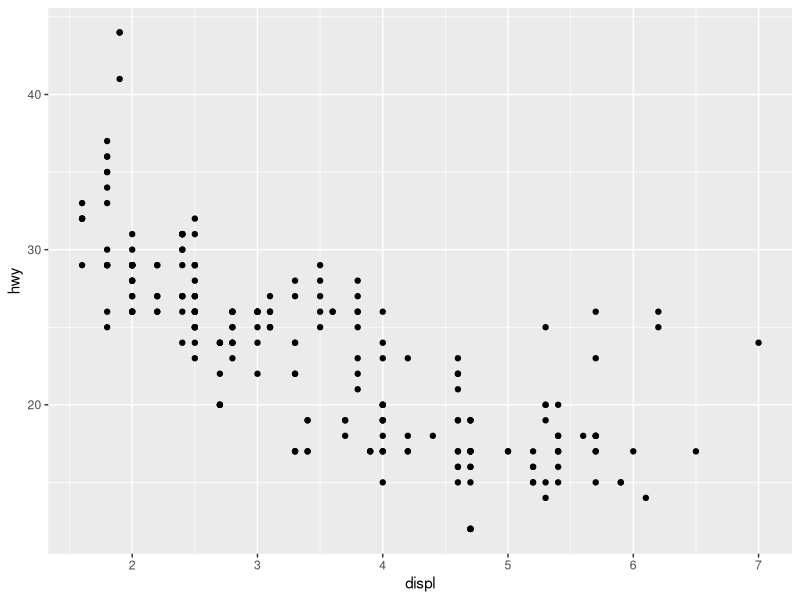
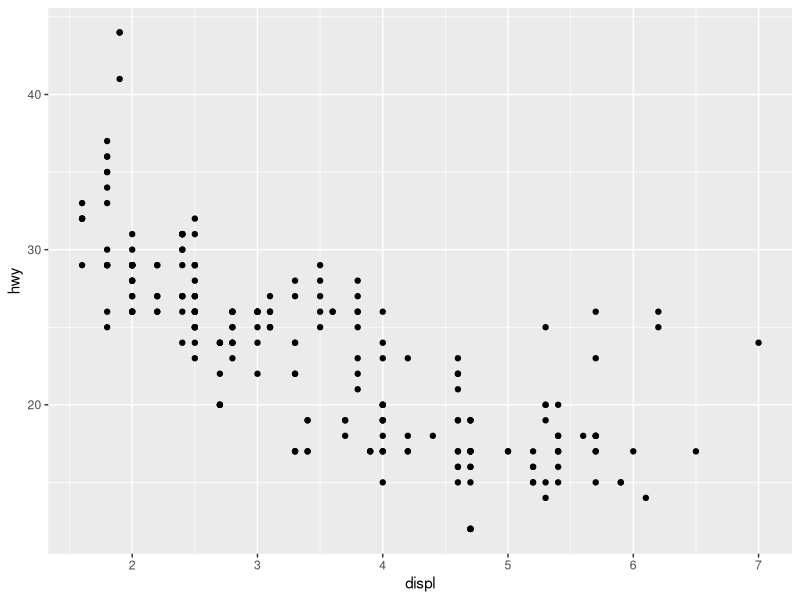
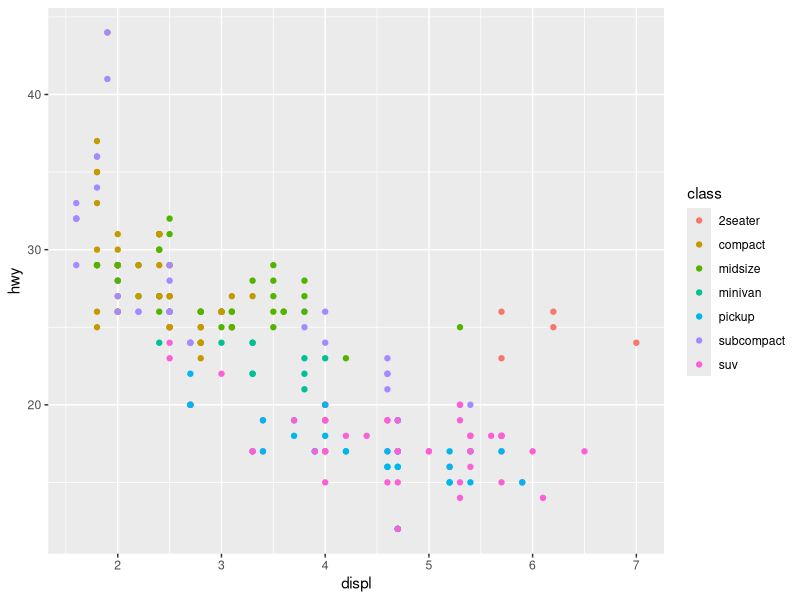
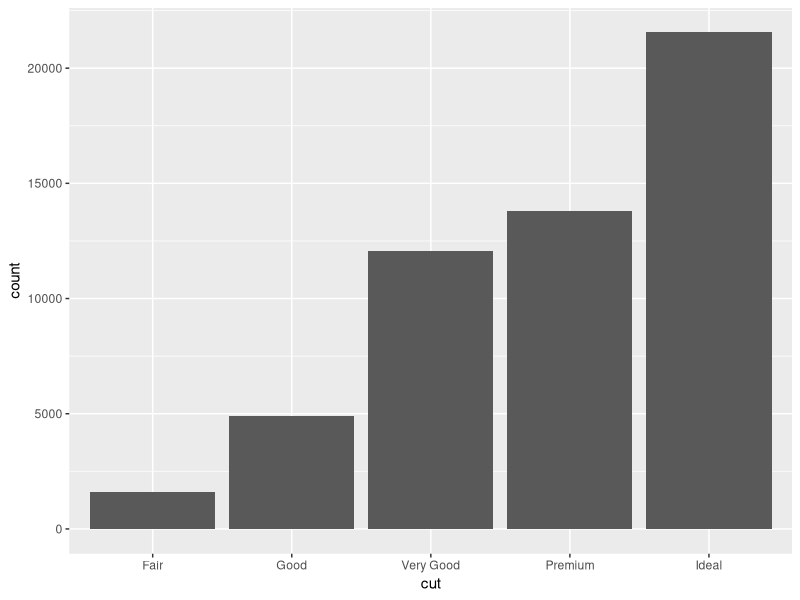
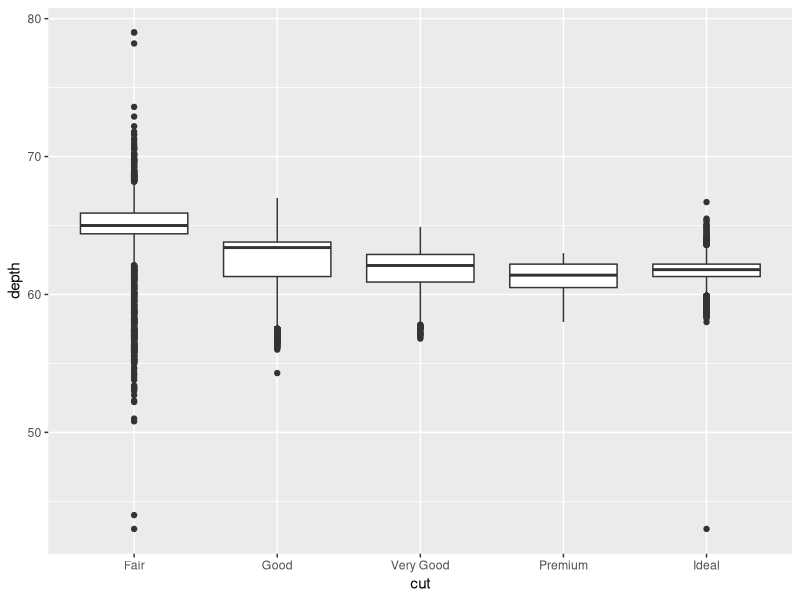
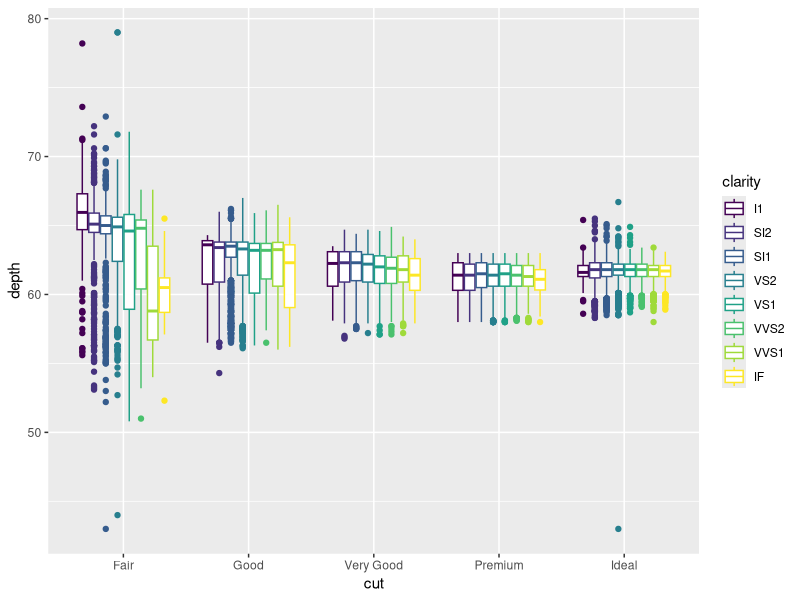
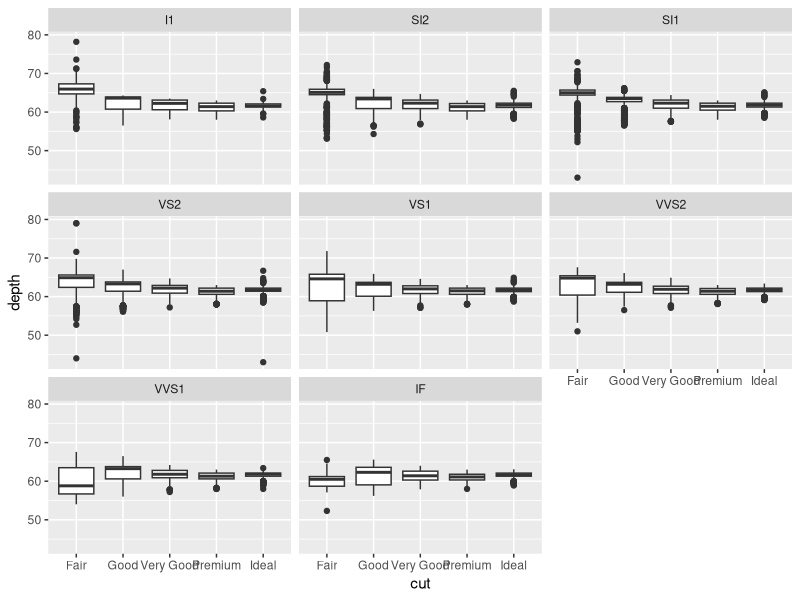
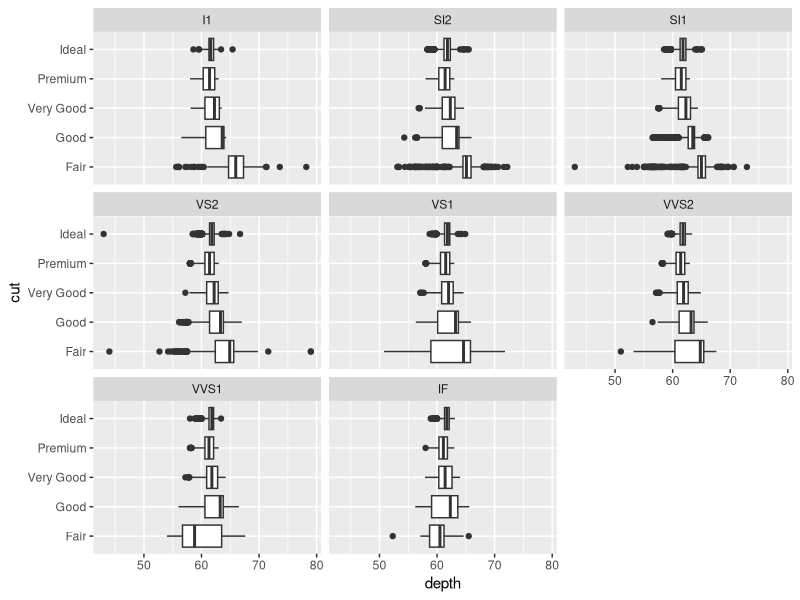

The R script that drew these images, in order:
## ---- chunk 1
knitr::opts_chunk$set(results='hide', fig.path='img/r-lesson-')
library(tidyverse)
## ---- chunk 2
mpg
## ---- chunk 3
ggplot(data = mpg) + geom_point(mapping = aes(x=displ, y=hwy))
## ---- chunk 4

# Is the trend the same for fuel efficiency in cities? 
# * Which variable represents city miles per gallon?
# * Can you produce a plot of engine size (x-axis) against city fuel 
# efficiency (y-axis) ?
# * Is the trend positive or negative between engine size and city fuel 
# efficiency ?

## ---- chunk 5
## Answers
ggplot(data = mpg) + geom_point(mapping = aes(x=displ, y=hwy))
## ---- chunk 6
ggplot(data = mpg) + geom_point(mapping = aes(x=displ, y=hwy, colour=class))
## ---- chunk 7
diamonds
## ---- chunk 8
ggplot(data = diamonds) + 
  geom_bar(mapping = aes(x=cut))
## ---- chunk 9
ggplot(data = diamonds) + 
  geom_boxplot(mapping = aes(x=cut,y=depth))
## ---- chunk 10
ggplot(data = diamonds) + 
  geom_boxplot(mapping = aes(x=cut,y=depth, colour=clarity))
## ---- chunk 11
ggplot(data = diamonds) + 
  geom_boxplot(mapping = aes(x=cut,y=depth)) +
  facet_wrap(~ clarity)
## ---- chunk 12
ggplot(data = diamonds) + 
  geom_boxplot(mapping = aes(x=cut,y=depth)) +
  facet_wrap(~ clarity) + 
  coord_flip()
## ---- chunk 13
weight_kg <- 55
## ---- chunk 14
weight_kg
## ---- chunk 15
seq(1,10)
## ---- chunk 16
my_sequence <- seq(1,10)
## ---- chunk 17
my_sequence[5]
## ---- chunk 18
my_sequence[5:8]
## ---- chunk 19
cards <- c("ace", "king", "queen", "jack", "ten")

cards

typeof(cards)
## ---- chunk 20
# mpg has 234 rows (observations) and 11 columns (variables)
dim(mpg)
## ---- chunk 21
list_1 <- list(1:110,"R")

list_1
## ---- chunk 22
# Note here we have to use StringsAsFactors = FALSE to create a character column
df <- data.frame(number = c(1,7,3),
                 char = c("S","A","U"), 
                 logi = c(TRUE,FALSE,TRUE), 
                 stringsAsFactors = FALSE)

df

# str shows us the structure of the data frame
str(df)

# Show the contents of the number column
df$number
